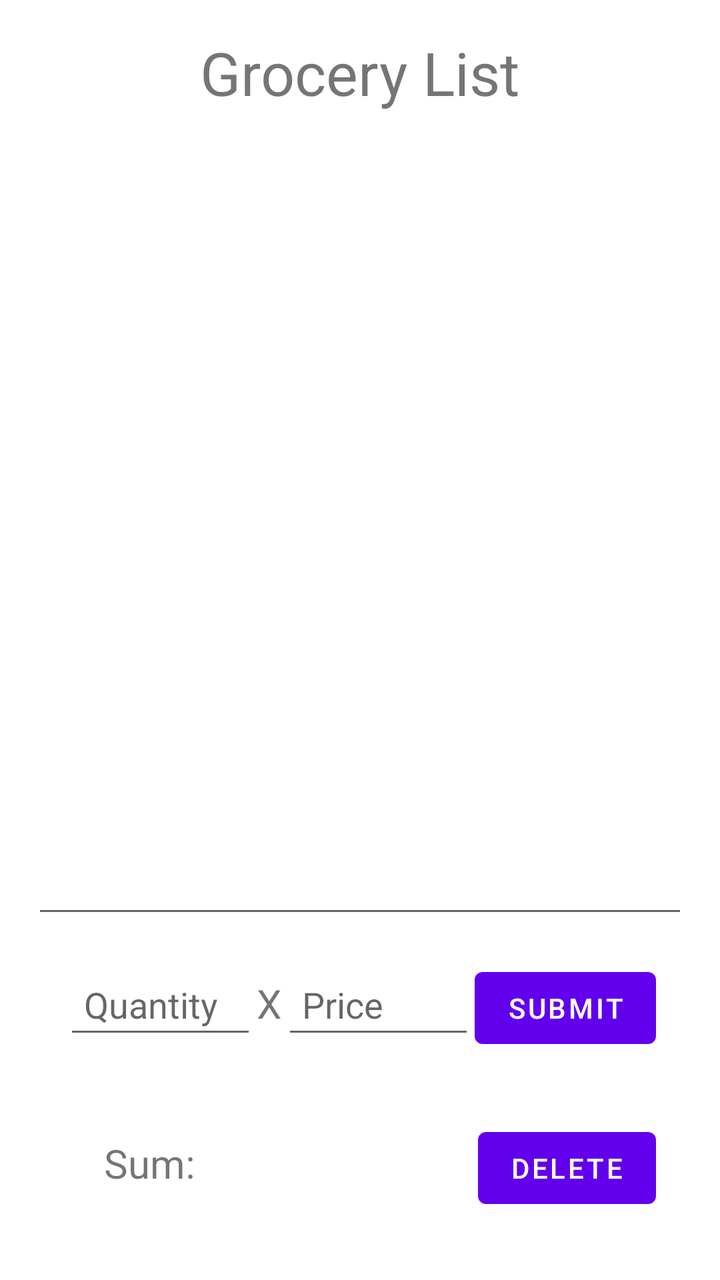
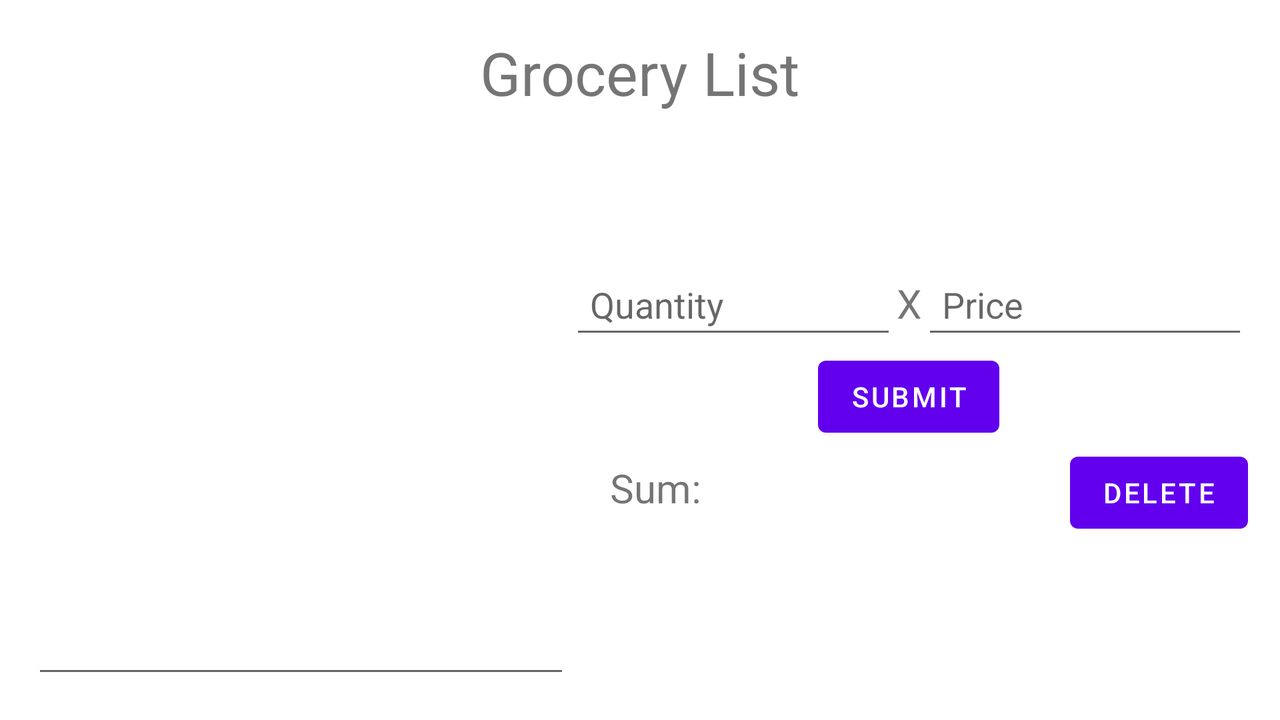

The same Android screen from two of the app's own layout files: first res/layout/ as a phone draws it, then the repository's variant for another configuration, drawn on a device whose configuration selects that folder. Both files follow.
<!-- AndroidManifest.xml: application theme Theme.CookingRecipes -->
<!-- res/layout/activity_grocery_list.xml -->
<?xml version="1.0" encoding="utf-8"?>
<LinearLayout xmlns:android="http://schemas.android.com/apk/res/android"
    xmlns:tools="http://schemas.android.com/tools"
    android:orientation="vertical"
    android:layout_width="match_parent"
    android:layout_height="match_parent"
    android:padding="16dp"
    tools:context=".GroceryListActivity">

    <TextView
        android:text="Grocery List"
        android:layout_gravity="center"
        android:textSize="30sp"
        android:layout_width="wrap_content"
        android:layout_height="wrap_content" />

    <EditText
        android:id="@+id/products"
        android:layout_weight="1"
        android:minLines="5"
        android:scrollbars="vertical"
        android:scrollbarAlwaysDrawVerticalTrack="true"
        android:layout_width="match_parent"
        android:layout_height="match_parent" />

    <LinearLayout
        android:orientation="horizontal"
        android:layout_width="match_parent"
        android:layout_height="wrap_content"
        android:padding="16dp">

        <EditText
            android:id="@+id/quantity"
            android:layout_weight="1"
            android:layout_width="match_parent"
            android:layout_height="wrap_content"
            android:hint="Quantity"
            android:inputType="numberDecimal"
            android:padding="10dp" />

        <TextView
            android:text="X"
            android:layout_weight="0"
            android:textSize="20sp"
            android:layout_width="wrap_content"
            android:layout_height="wrap_content"/>

        <EditText
            android:id="@+id/price"
            android:layout_weight="1"
            android:layout_width="match_parent"
            android:layout_height="wrap_content"
            android:hint="Price"
            android:inputType="numberDecimal"
            android:padding="10dp" />

        <Button
            android:text="Submit"
            android:onClick="addToSum"
            android:layout_width="wrap_content"
            android:layout_height="wrap_content" />

    </LinearLayout>

    <LinearLayout
        android:layout_weight="0"
        android:layout_width="match_parent"
        android:layout_height="wrap_content"
        android:orientation="horizontal"
        android:padding="16dp">

        <TextView
            android:text="Sum: "
            android:layout_weight="0"
            android:textSize="20sp"
            android:layout_width="wrap_content"
            android:layout_height="wrap_content"
            android:layout_marginLeft="20dp" />

        <TextView
            android:id="@+id/sumProducts"
            android:layout_weight="1"
            android:textSize="20sp"
            android:layout_width="wrap_content"
            android:layout_height="wrap_content" />

        <Button
            android:id="@+id/addNewItem"
            android:text="Delete"
            android:onClick="deleteSum"
            android:layout_width="wrap_content"
            android:layout_height="wrap_content" />
    </LinearLayout>

</LinearLayout>
<!-- resources referenced by this layout -->
<resources>
  <style name="Theme.CookingRecipes" parent="Theme.MaterialComponents.DayNight.DarkActionBar">
          
          <item name="colorPrimary">@color/purple_500</item>
          <item name="colorPrimaryVariant">@color/purple_700</item>
          <item name="colorOnPrimary">@color/white</item>
          
          <item name="colorSecondary">@color/teal_200</item>
          <item name="colorSecondaryVariant">@color/teal_700</item>
          <item name="colorOnSecondary">@color/black</item>
          
          <item name="android:statusBarColor" tools:targetApi="l">?attr/colorPrimaryVariant</item>
          
      </style>
</resources>
<!-- res/layout-land/activity_grocery_list.xml (the repository's variant of the layout above) -->
<!-- drawn on the phone turned sideways -->
<?xml version="1.0" encoding="utf-8"?>
<LinearLayout
    xmlns:android="http://schemas.android.com/apk/res/android"
    android:orientation="vertical"
    android:layout_width="match_parent"
    android:layout_height="match_parent"
    android:padding="16dp">

    <TextView
        android:text="Grocery List"
        android:layout_gravity="center"
        android:textSize="30sp"
        android:layout_width="wrap_content"
        android:layout_height="wrap_content" />

    <LinearLayout
        android:layout_width="match_parent"
        android:layout_height="match_parent"
        android:orientation="horizontal">

        <LinearLayout
            android:layout_weight="1"
            android:layout_width="wrap_content"
            android:layout_height="match_parent" >

            <EditText
                android:id="@+id/products"
                android:layout_weight="1"
                android:minLines="5"
                android:scrollbars="vertical"
                android:scrollbarAlwaysDrawVerticalTrack="true"
                android:layout_width="match_parent"
                android:layout_height="match_parent" />
        </LinearLayout>

        <LinearLayout
            android:layout_weight="1"
            android:orientation="vertical"
            android:gravity="center"
            android:layout_width="wrap_content"
            android:layout_height="match_parent">

            <LinearLayout
                android:layout_width="match_parent"
                android:layout_height="wrap_content"
                android:orientation="horizontal">

                <EditText
                    android:id="@+id/quantity"
                    android:layout_weight="1"
                    android:layout_width="match_parent"
                    android:layout_height="wrap_content"
                    android:hint="Quantity"
                    android:inputType="numberDecimal"
                    android:padding="10dp" />

                <TextView
                    android:text="X"
                    android:layout_weight="0"
                    android:textSize="20sp"
                    android:layout_width="wrap_content"
                    android:layout_height="wrap_content"/>

                <EditText
                    android:id="@+id/price"
                    android:layout_weight="1"
                    android:layout_width="match_parent"
                    android:layout_height="wrap_content"
                    android:hint="Price"
                    android:inputType="numberDecimal"
                    android:padding="10dp" />

            </LinearLayout>

            <Button
                android:text="Submit"
                android:onClick="addToSum"
                android:layout_width="wrap_content"
                android:layout_height="wrap_content" />

            <LinearLayout
                android:layout_width="match_parent"
                android:layout_height="wrap_content"
                android:orientation="horizontal">

                <TextView
                    android:text="Sum: "
                    android:layout_weight="0"
                    android:textSize="20sp"
                    android:layout_width="wrap_content"
                    android:layout_height="wrap_content"
                    android:layout_marginLeft="20dp" />

                <TextView
                    android:id="@+id/sumProducts"
                    android:layout_weight="1"
                    android:textSize="20sp"
                    android:layout_width="wrap_content"
                    android:layout_height="wrap_content" />

                <Button
                    android:id="@+id/addNewItem"
                    android:text="Delete"
                    android:onClick="deleteSum"
                    android:layout_width="wrap_content"
                    android:layout_height="wrap_content" />
            </LinearLayout>
        </LinearLayout>
    </LinearLayout>

</LinearLayout>
